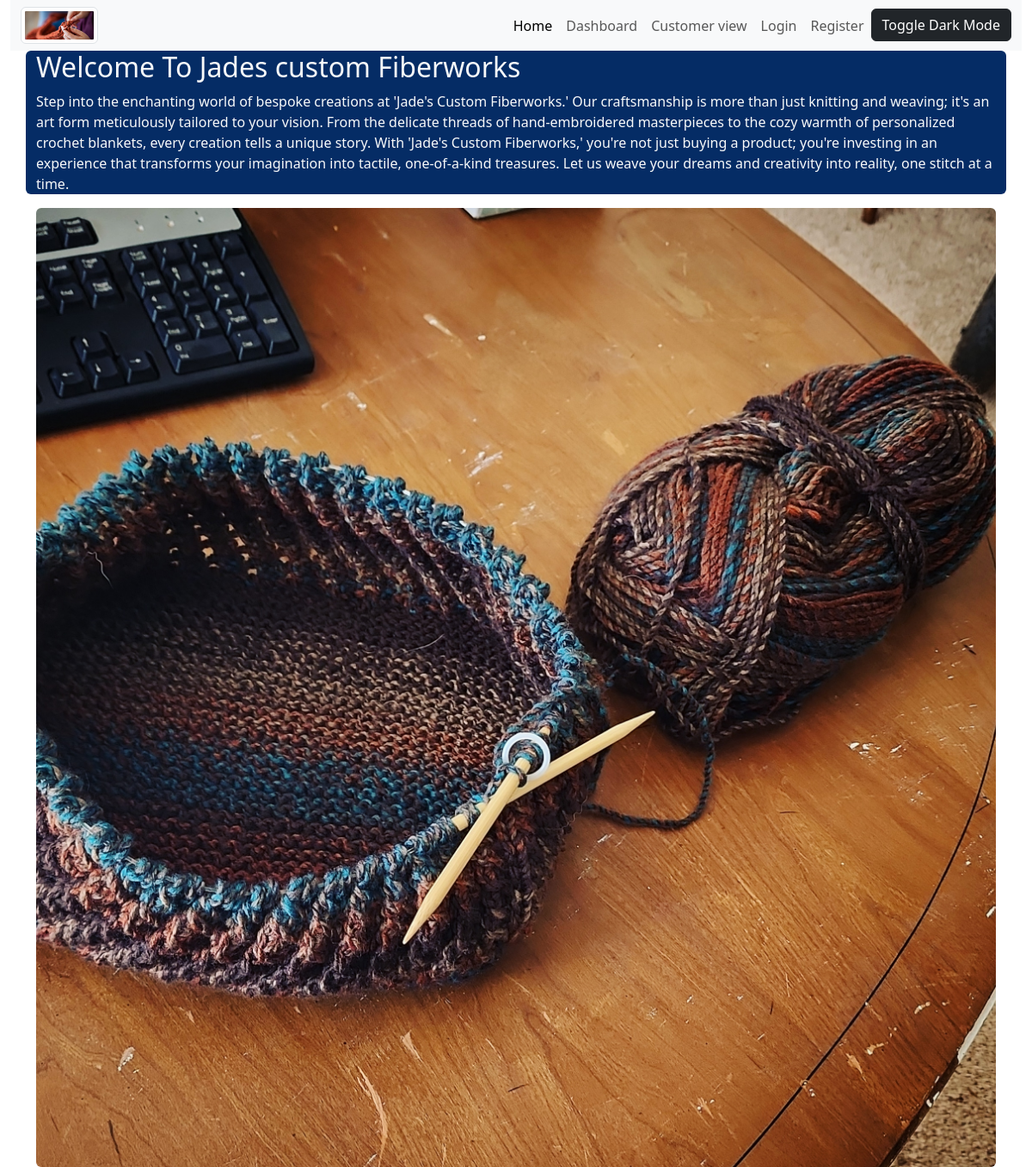
The page / on the database its author committed.
### fiberworks_app/models.py (models this page shows, shortened)
class Homescreen(models.Model):
    title = models.CharField(max_length=100, blank=True, null=True)
    paragraph = models.TextField(max_length=1000, blank=True, null=True)

class Product(models.Model):
    CATEGORY = (
        ('hats', 'hats'),
        ('shawls', 'shawls'),
        ('blankets', 'blankets'),
        ('scarves', 'scarves'),
        ('other', 'other'),
    )
    name = models.CharField(max_length=100)
    price = models.DecimalField(max_digits=5, decimal_places=2)
    description = models.CharField(max_length=250, blank=True, null=True)
    category = models.CharField(max_length=20, default='hats', choices=CATEGORY)
    tags = models.ManyToManyField(Tag, blank=True)
    image = models.ImageField(blank=True, null=True)
    in_stock = models.BooleanField(default=False)
    on_homepage = models.BooleanField(default=False)

### fiberworks_app/views.py (the view)
# urls.py: path('', views.index, name='index'),
def index(request):
    products_in_stock = Product.objects.filter(in_stock=True)
    homescreen = Homescreen.objects.all()
    home_page_products = Product.objects.filter(on_homepage=True)
    return render(request, 'fiberworks_app/index.html', {'home_page_products': home_page_products, 'homescreen': homescreen })

### fiberworks_app/templates/fiberworks_app/index.html
{% extends 'fiberworks_app/base_template.html' %}
{% block content %}
  {% for info in homescreen %}
    <div class="container rounded text-light" style="background-color: #052c65;">
      <h2>{{ info.title }}</h2>
      <p>{{ info.paragraph }}</p>
    </div>
    {% empty %}
    <p>More Info Soon To Come</p>
  {% endfor %}
  <div class="container">
    <div class="row">
      {% for product in home_page_products %}
        <div class="col">
          <img class="rounded w-70 my-auto"
            src="{% if product.image %}
              {{ product.image.url }}
            {% endif %}"
            alt="Card image"
            style="max-width: 100%;" />
        </div>
        {% empty %}
        <p></p>
      {% endfor %}
    </div>
  </div>
{% endblock %}

### rows shown on the page
Homescreen: title "Welcome To Jades custom Fiberworks", paragraph "Step into the enchanting world of bespoke creations at 'Jade's Custom Fiberworks.' Our craftsmanship is more than just knitting and weaving; it's an art form meticulously tailored to your vision. From the delicate threads of hand-embroidered masterpieces to the cozy warmth of personalized crochet blankets, every creation tells a unique story. With 'Jade's Custom Fiberworks,' you're not just buying a product; you're investing in an experience that transforms your imagination into tactile, one-of-a-kind treasures. Let us weave your dreams and creativity into reality, one stitch at a time."
Product: image (picture)
